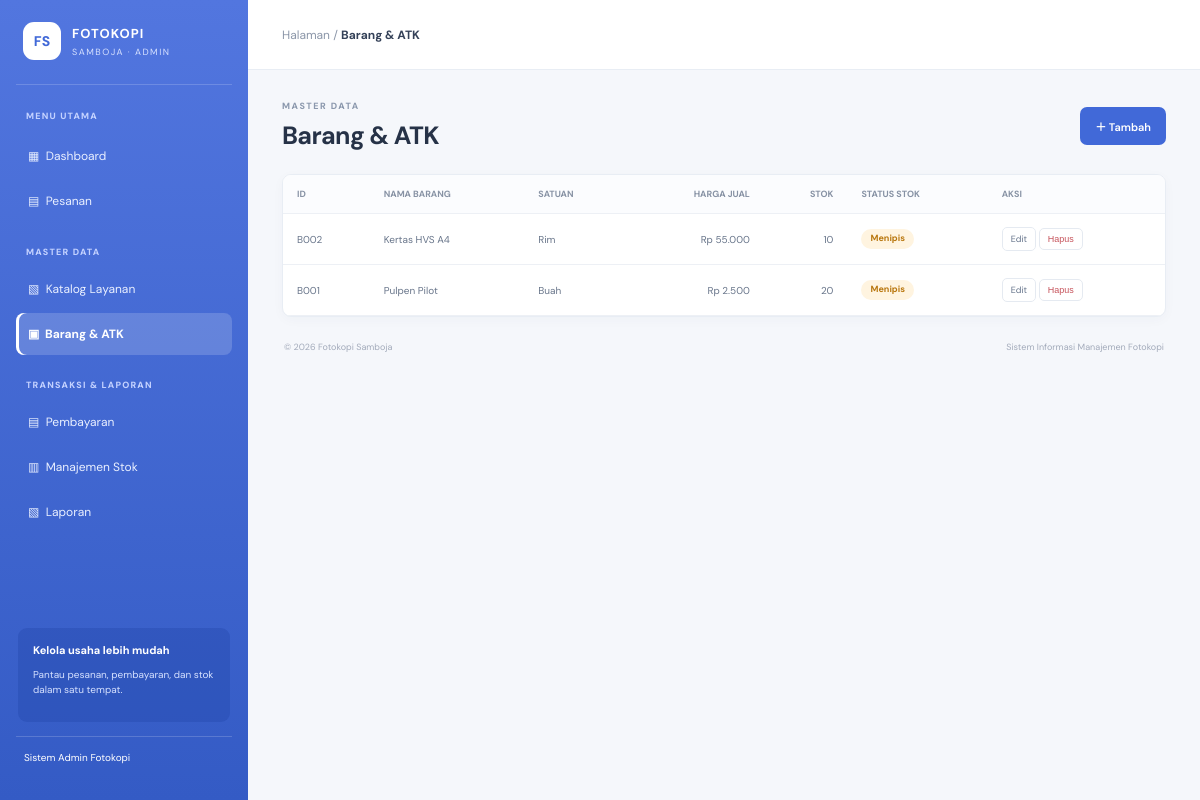
Page /index.php?page=barang on the earlier database version.
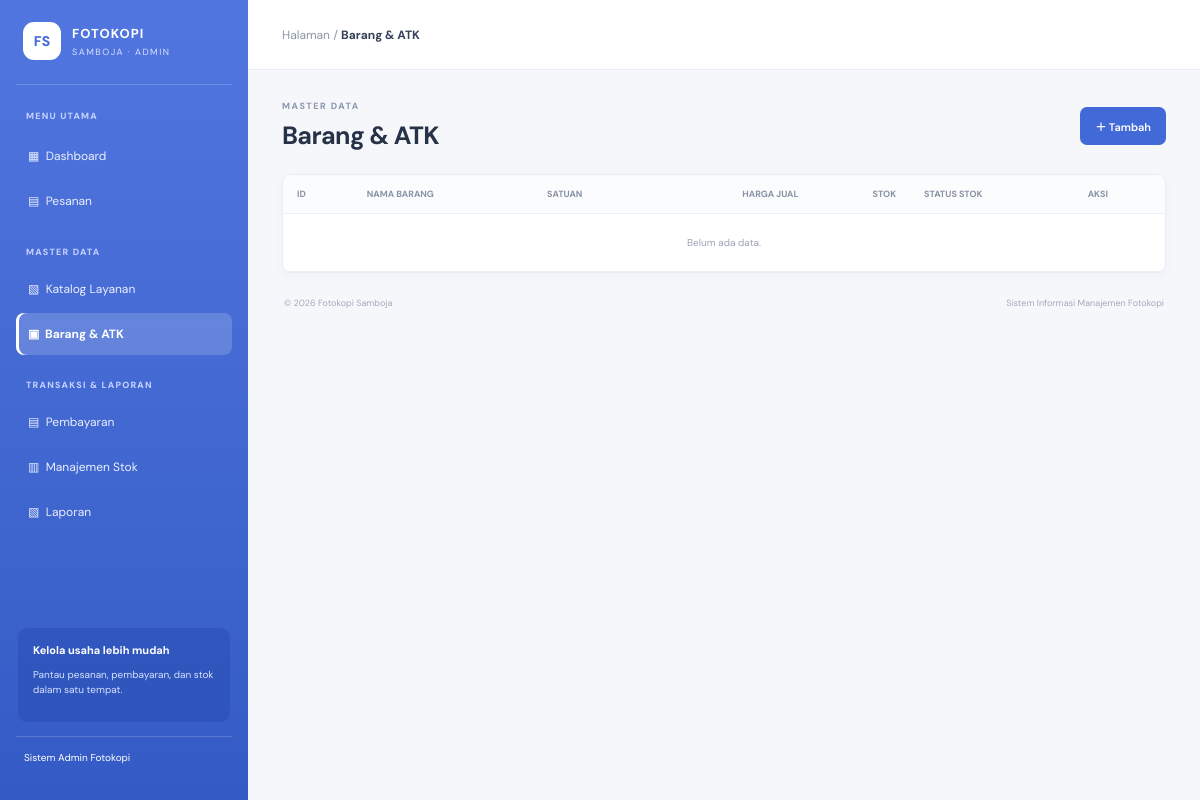
Same page on the later database version.
### tables this page shows
CREATE TABLE barang (
    id_barang VARCHAR(10) PRIMARY KEY,
    nama_barang VARCHAR(100) NOT NULL,
    satuan VARCHAR(20) NOT NULL,
    harga_jual DECIMAL(12,2) NOT NULL DEFAULT 0,
    stok_tersedia INT NOT NULL DEFAULT 0,
    CONSTRAINT chk_harga_barang CHECK (harga_jual >= 0),
    CONSTRAINT chk_stok_barang CHECK (stok_tersedia >= 0)
);

### app/controllers/MasterController.php (called while the page is built, shortened)
<?php
require_once __DIR__ . '/../models/Store.php';
class MasterController
{
    public function index($t, ?string $error = null)
    {
        $rows = (new Store())->list($t);
        require __DIR__ . '/../views/' . $t . '/index.php';
    }
}

### config/database.php (called while the page is built)
<?php
return [
    'host'    => 'localhost',
    'port'    => 3306,
    'dbname'  => 'db_fotokopi_samboja',
    'user'    => 'root',
    'pass'    => '',
    'charset' => 'utf8mb4',
];

### app/core/Database.php (called while the page is built, shortened)
<?php
final class Database
{
    private static ?PDO $pdo = null;
    public static function connection(): PDO
    {
        $c = require __DIR__ . '/../../config/database.php';
        $dsn = sprintf(
            'mysql:host=%s;port=%d;dbname=%s;charset=%s',
            $c['host'],
            $c['port'],
            $c['dbname'],
            $c['charset']
        );
        try {
            self::$pdo = new PDO($dsn, $c['user'], $c['pass'], [
                PDO::ATTR_ERRMODE            => PDO::ERRMODE_EXCEPTION,
                PDO::ATTR_DEFAULT_FETCH_MODE => PDO::FETCH_ASSOC,
                PDO::ATTR_EMULATE_PREPARES   => false,
            ]);
        } catch (PDOException $e) {
            throw new RuntimeException(
                'Tidak dapat terhubung ke database. Pastikan MySQL menyala, '
                . 'database sudah diimpor, dan kredensial di config/database.php benar.',
                0,
                $e
            );
        }
        return self::$pdo;
    }
}

### app/models/Store.php (called while the page is built, shortened)
<?php
require_once __DIR__ . '/BaseModel.php';
class Store extends BaseModel
{
    public function list(string $type): array
    {
        $q = [
            'layanan' => 'SELECT * FROM layanan ORDER BY nama_layanan',
            'barang' => 'SELECT * FROM barang ORDER BY nama_barang',
            'pembayaran' => '
                SELECT b.*, p.nama_pelanggan
                FROM pembayaran b
                JOIN pesanan p ON p.id_pesanan = b.id_pesanan
                ORDER BY b.tanggal_bayar DESC, b.id_pembayaran DESC',
            'stok' => '
                SELECT s.*, b.nama_barang, b.satuan
                FROM pencatatan_stok s
                JOIN barang b ON b.id_barang = s.id_barang
                ORDER BY s.tanggal_pencatatan DESC, s.id_pencatatan DESC',
        ];
        return $this->rows($q[$type]);
    }
}

### app/models/BaseModel.php (called while the page is built, shortened)
<?php
require_once __DIR__ . '/../core/Database.php';
class BaseModel
{
    protected PDO $db;
    public function __construct()
    {
        $this->db = Database::connection();
    }
    protected function run(string $sql, array $params = []): PDOStatement
    {
        $s = $this->db->prepare($sql);
        $s->execute($params);
        return $s;
    }
    protected function rows(string $sql, array $params = []): array
    {
        return $this->run($sql, $params)->fetchAll();
    }
}

### app/views/barang/index.php (the view, shortened to what the changed rows need)
<?php require __DIR__ . '/../layouts/header.php'; ?>
<div class="page-heading">
    <div>
        <h1>Barang & ATK</h1>
    </div>
</div>
<section class="panel">
    <div class="table-wrap">
        <table>
            <thead>
                <tr>
                    <th>ID</th>
                    <th>Nama Barang</th>
                    <th>Satuan</th>
                    <th class="num">Harga Jual</th>
                    <th class="num">Stok</th>
                    <th>Status Stok</th>
                    <th>Aksi</th>
                </tr>
            </thead>
            <tbody>
                <?php foreach ($rows as $r): ?>
                    <?php
                    $stok = (int) $r['stok_tersedia'];
                    $st   = $stok <= 0 ? 'Habis' : ($stok <= LOW_STOCK_LIMIT ? 'Menipis' : 'Aman');
                    ?>
                    <tr>
                        <td><?= e($r['id_barang']) ?></td>
                        <td><?= e($r['nama_barang']) ?></td>
                        <td><?= e($r['satuan']) ?></td>
                        <td class="num"><?= rp($r['harga_jual']) ?></td>
                        <td class="num"><?= $stok ?></td>
                        <td><?= badge($st) ?></td>
                        <td>
                            <a class="small-btn"
                               href="index.php?page=barang&action=edit&id=<?= urlencode($r['id_barang']) ?>">Edit</a>
                            <form class="inline" method="post"
                                  action="index.php?page=barang&action=delete"
                                  onsubmit="return confirm('Hapus barang ini?')">
                                <button class="small-btn danger">Hapus</button>
                            </form>
                        </td>
                    </tr>
                <?php endforeach; ?>
                <?php if (!$rows): ?>
                    <tr><td colspan="7" class="empty">Belum ada data.</td></tr>
                <?php endif; ?>
            </tbody>
        </table>
    </div>
</section>
<?php require __DIR__ . '/../layouts/footer.php'; ?>

### app/helpers.php (shortened to what the changed rows need)
<?php
function e($v): string
{
    return htmlspecialchars((string) $v, ENT_QUOTES | ENT_SUBSTITUTE, 'UTF-8');
}
function rp($n): string
{
    return 'Rp ' . number_format((float) $n, 0, ',', '.');
}
function badge(?string $text): string
{
    $map = [
        'Diproses'    => 'warn',
        'Selesai'     => 'info',
        'Diambil'     => 'ok',
        'Belum Bayar' => 'danger',
        'DP'          => 'warn',
        'Lunas'       => 'ok',
        'Masuk'       => 'ok',
        'Keluar'      => 'danger',
        'Penyesuaian' => 'info',
        'Tunai'       => 'muted',
        'QRIS'        => 'info',
        'Aman'        => 'ok',
        'Menipis'     => 'warn',
        'Habis'       => 'danger',
    ];
    $text = (string) $text;
    return '<span class="badge badge-' . ($map[$text] ?? 'muted') . '">'
        . e($text) . '</span>';
}

Differences in the rows shown:
removed barang: id_barang "B002", nama_barang "Kertas HVS A4", satuan "Rim", harga_jual "Rp 55.000", stok_tersedia "10", stok_tersedia "Menipis"
removed barang: id_barang "B001", nama_barang "Pulpen Pilot", satuan "Buah", harga_jual "Rp 2.500", stok_tersedia "20", stok_tersedia "Menipis"
Other differences:
text now shown: "Belum ada data."
